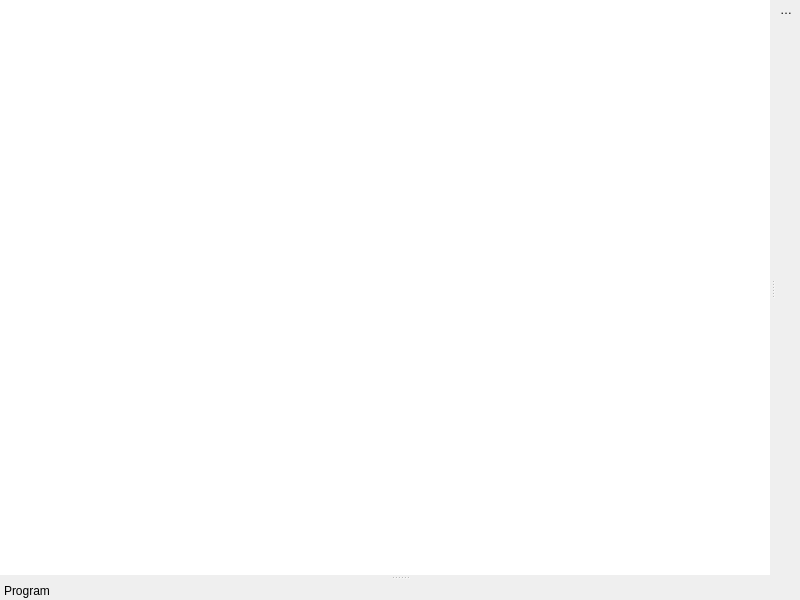
<?xml version="1.0" encoding="UTF-8"?>
<ui version="4.0">
 <class>frmCentral</class>
 <widget class="QMainWindow" name="frmCentral">
  <property name="geometry">
   <rect>
    <x>0</x>
    <y>0</y>
    <width>800</width>
    <height>600</height>
   </rect>
  </property>
  <property name="windowTitle">
   <string>MainWindow</string>
  </property>
  <widget class="QWidget" name="centralwidget">
   <layout class="QVBoxLayout" name="verticalLayout">
    <property name="leftMargin">
     <number>0</number>
    </property>
    <property name="topMargin">
     <number>0</number>
    </property>
    <property name="rightMargin">
     <number>0</number>
    </property>
    <property name="bottomMargin">
     <number>0</number>
    </property>
    <item>
     <widget class="QGraphicsView" name="graphicsView">
      <property name="frameShape">
       <enum>QFrame::NoFrame</enum>
      </property>
     </widget>
    </item>
   </layout>
  </widget>
  <widget class="QDockWidget" name="dockProgram">
   <property name="features">
    <set>QDockWidget::DockWidgetMovable</set>
   </property>
   <property name="windowTitle">
    <string>Program</string>
   </property>
   <attribute name="dockWidgetArea">
    <number>8</number>
   </attribute>
   <widget class="QWidget" name="dockWidgetContents"/>
  </widget>
  <widget class="QDockWidget" name="dockConsole">
   <property name="features">
    <set>QDockWidget::DockWidgetMovable</set>
   </property>
   <property name="windowTitle">
    <string>Console</string>
   </property>
   <attribute name="dockWidgetArea">
    <number>2</number>
   </attribute>
   <widget class="QWidget" name="dockWidgetContents_2"/>
  </widget>
 </widget>
 <resources/>
 <connections/>
</ui>
